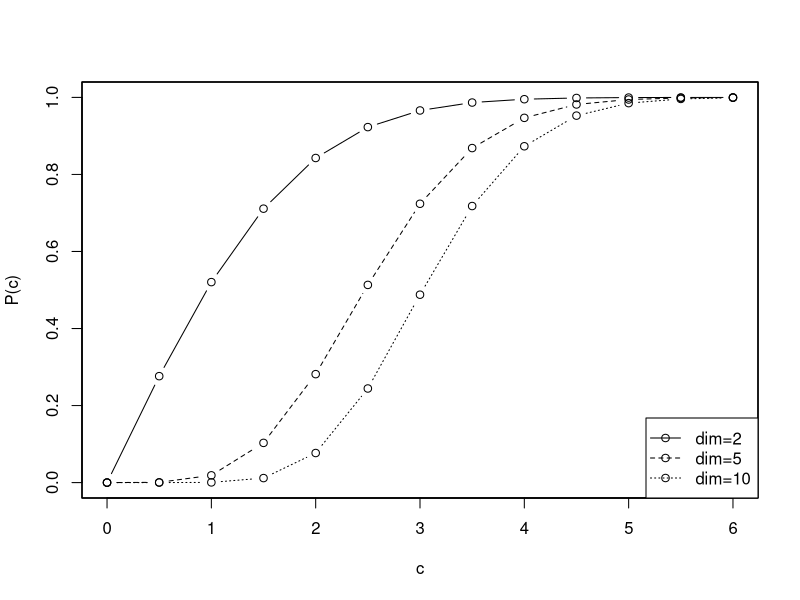

Source code (R):
##
## This R script draws the distribution function P(c)
##

tab <- read.table("raw_data4.txt")
x <- tab$V2 
n <- length(x) / 13
mat <- matrix(x, ncol = n)

points <- seq(0,6, by=0.5)
i <- 1:13


postscript(file="./fig3.eps",width=5,height=5,horizontal=FALSE,onefile=FALSE,paper="special",family="Helvetica")
par(new=F)
plot(points, mat[i,1], ylim=c(0.0,1.0), xlab="c", ylab="P(c)", lty=1,type="b")
par(new=T)
plot(points, mat[i,2], ylim=c(0.0,1.0), xlab="", ylab="",lty=2, type="b",xaxt="n",yaxt="n")
par(new=T)
plot(points, mat[i,3], ylim=c(0.0,1.0), xlab="", ylab="",lty=3, type="b",xaxt="n",yaxt="n")

labels <- c("dim=2","dim=5","dim=10")
cols <-   c("black","black","black")
pchs <-   c(1,1,1)
ltys <-   c(1,2,3)
legend("bottomright", legend = labels, col = cols, pch = pchs, lty=ltys)
dev.off()
